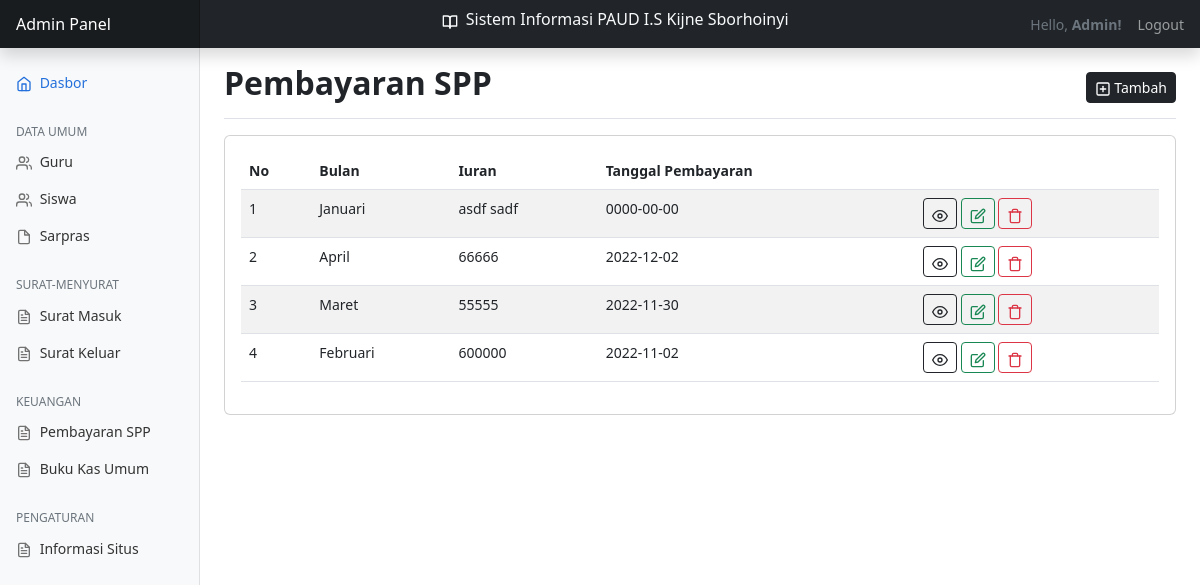
/?page=pembayaran-spp (signed in), run on an earlier commit of the app's database.
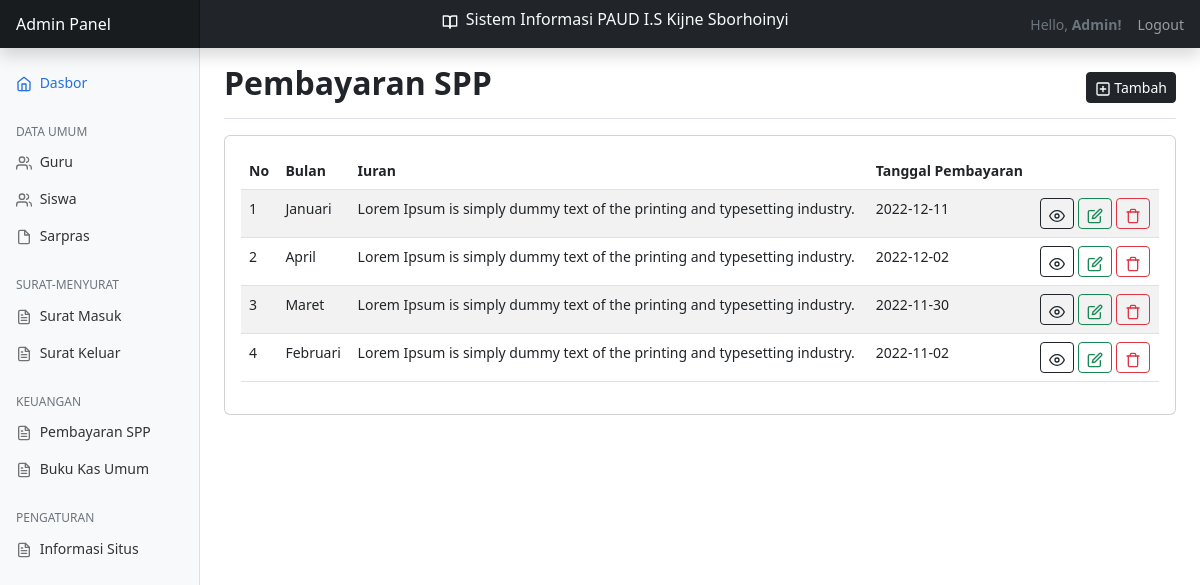
And on a later commit of the database.
### tables this page shows
CREATE TABLE `pembayaran_spp` (
  `id` int(11) NOT NULL,
  `bulan` enum('Januari','Februari','Maret','April','Mei','Juni','Juli','Agustus','September','Oktober','November','Desember') NOT NULL,
  `iuran` tinytext NOT NULL,
  `tanggal_pembayaran` date NOT NULL
);

### views/pembayaran-spp/baca.php (the view, shortened to what this page needs)
<main class="col-md-9 ms-sm-auto col-lg-10 px-md-4">
    <div class="d-flex justify-content-between flex-wrap flex-md-nowrap align-items-center pt-3 pb-2 mb-3 border-bottom">
        <h1 class="h2 fw-bold">Pembayaran SPP</h1>
        <div class="btn-toolbar mb-2 mb-md-0">
            <a href="?page=pembayaran-spp&action=tambah" class="btn btn-sm btn-dark">
                <span data-feather="plus-square" class="align-text"></span> Tambah
            </a>
        </div>
    </div>
    <div class="row">
        <div class="col-12">
            <div class="card">
                <div class="card-body">
                    <div class="row">
                        <div class="col-lg-12">
                            <table id="example" class="table table-striped table-hover" style="width:100%">
                                <thead>
                                    <tr>
                                        <th>No</th>
                                        <th>Bulan</th>
                                        <th>Iuran</th>
                                        <th>Tanggal Pembayaran</th>
                                        <th></th>
                                    </tr>
                                </thead>
                                <tbody>
                                    <?php
                                        include __DIR__ . '../../../config/database.php';
                                        $rows = mysqli_query($conn, "SELECT * FROM pembayaran_spp ORDER BY id DESC");
                                        $i = 1;
                                    ?>
                                    <?php foreach ($rows as $row) : ?>
                                    <tr>
                                        <td><?php echo $i++; ?></td>
                                        <td><?php echo $row["bulan"]; ?></td>
                                        <td><?php echo $row["iuran"]; ?></td>
                                        <td><?php echo $row["tanggal_pembayaran"]; ?></td>
                                        <td>
                                            <a href="?page=pembayaran-spp&action=detail&id=<?php echo $row["id"];  ?>" class="btn btn-sm btn-outline-dark"><span data-feather="eye" class="align-text"></span></a>
                                            <a href="?page=pembayaran-spp&action=ubah&id=<?php echo $row["id"];  ?>" class="btn btn-sm btn-outline-success"><span data-feather="edit" class="align-text"></span></a>
                                            <a href="./process/pembayaran-spp/hapus.php?id=<?php echo $row["id"];  ?>" onclick="return confirm_delete()" class="btn btn-sm btn-outline-danger" onClick="return confirm(Anda yakin ingin hapus?)"><span data-feather="trash" class="align-text"></span></a>
                                        </td>
                                    </tr>
                                    <?php endforeach; ?>
                                </tbody>
                            </table>
                        </div>
                    </div>
                </div>
            </div>
        </div>
    </div>
</main>

What changed in the data, as far as the page shows it:
changed pembayaran_spp "Januari": iuran "asdf sadf" → "Lorem Ipsum is simply dummy text of the printing and typesetting industry."; tanggal_pembayaran "0000-00-00" → "2022-12-11"
changed pembayaran_spp "April": iuran "66666" → "Lorem Ipsum is simply dummy text of the printing and typesetting industry."
changed pembayaran_spp "Maret": iuran "55555" → "Lorem Ipsum is simply dummy text of the printing and typesetting industry."
changed pembayaran_spp "Februari": iuran "600000" → "Lorem Ipsum is simply dummy text of the printing and typesetting industry."
